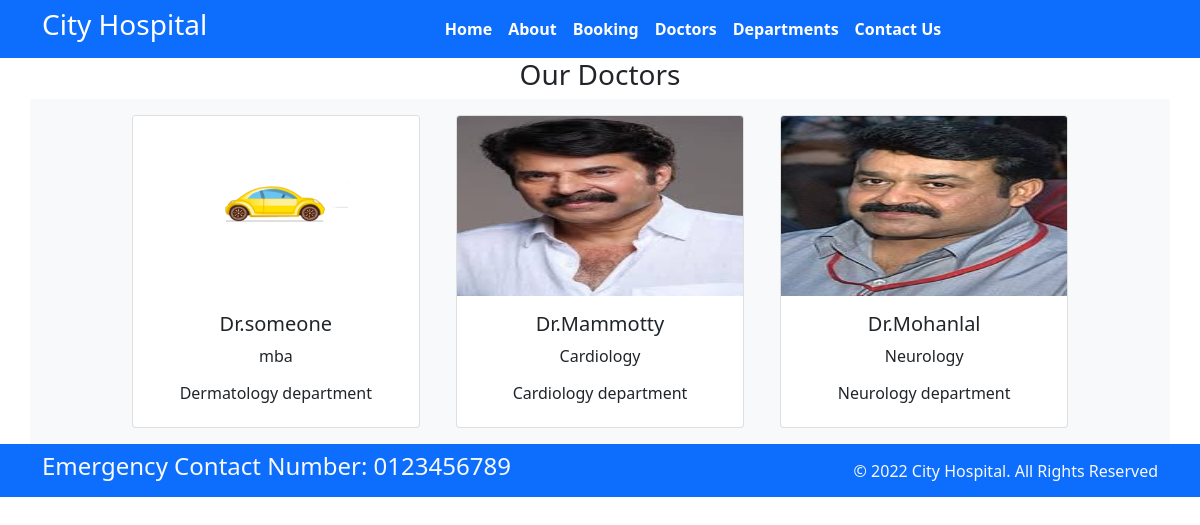
Screenshot of /docters with the database file from the repository.
### home/models.py (models this page shows, shortened)
class Doctors(models.Model):
    doc_name = models.CharField(max_length=255)
    dep_spec = models.CharField(max_length=255)
    dep_name = models.ForeignKey(Department,on_delete=models.CASCADE)
    doc_image = models.ImageField(upload_to="doctors")

class Department(models.Model):
    dep_name = models.CharField(max_length=100)
    dep_decription = models.TextField()
    def __str__(self):
        return self.dep_name

### home/views.py (the view)
# urls.py: path('docters',views.doctors,name="doctors"),
def doctors(request):
    dict_doc={
        "doct":Doctors.objects.all()
        }
    return render(request,"docters.html",dict_doc)

### templates/docters.html (shortened to what this page needs)
{% extends "base.html" %}
{% block content %}
<h3 class="text-center">Our Doctors</h3>
<div class="container text-center bg-light">
    {% for i in doct %}
    <div class="card mx-3 my-3" style="width: 18rem; display: inline-block;">
        <img src="{{i.doc_image.url}}" class="card-img-top" alt="..." style="height: 180px; width: 286px;">
        <div class="card-body">
            <h5 class="card-title">Dr.{{i.doc_name}}</h5>
            <p class="card-text">{{i.dep_spec}}</p>
            <h6>{{i.dep_name}} department</h6>
        </div>
    </div>
    {% endfor %}
</div>
{% endblock %}

### templates/base.html (shortened to what this page needs)
{% load static %}
<!DOCTYPE html>
<html>
  <head>
    <link rel="stylesheet"
      href=" https://cdn.jsdelivr.net/npm/bootstrap@5.1.3/dist/css/bootstrap.min.css ">
    <link rel="stylesheet"
      href="https://use.fontawesome.com/releases/v5.2.0/css/all.css">
    <link rel="stylesheet"
      href="{% static "/css/style.css" %}">
  </head>
  <body>
    <nav class="navbar bg-primary navbar-expand-md ">
      <div class="container">
        <div class="col-2 text-left pl-md-0">
          <h3 class="text-white"> City Hospital </h3>
        </div>
        <div
          class="collapse navbar-collapse justify-content-center col-md-8 navbar-collapse-3">
          <ul class="navbar-nav justify-content-center  fw-bold">
            <li class="nav-item active">
              <a class="nav-link text-white" href="{% url 'home'%}">Home </a>
            </li>
            <li class="nav-item">
              <a class="nav-link text-white" href="{% url 'about'%}">About</a>
            </li>
            <li class="nav-item">
              <a class="nav-link text-white" href="{% url 'booking'%}">Booking</a>
            </li>
            <li class="nav-item">
              <a class="nav-link text-white" href="{% url 'doctors'%}">Doctors</a>
            </li>
			 <li class="nav-item">
              <a class="nav-link text-white" href="{% url 'departments'%}">Departments</a>
            </li>
            <li class="nav-item">
              <a class="nav-link text-white" href="{% url 'contact'%}">Contact Us</a>
            </li>
          </ul>
        </div>
      </div>
    </nav>
    {%block content%}{%endblock%}
    <section class="">
      <footer class="pt-2 pb-2  bg-primary text-light">
        <div class="container">
          <div class="row align-items-center">
            <div class="col-12 col-md-8">
              <h4>Emergency Contact Number: 0123456789</h4>
            </div>
            <div class="col-12 col-md-4 mt-4 mt-md-0 text-center text-md-end">
              © 2022 City Hospital. All Rights Reserved
            </div>
          </div>
        </div>
      </footer>
    </section>
  </body>
</html>

### rows the page displays
Doctors: doc_image (picture), doc_name "someone", dep_spec "mba", dep_name "Dermatology"
Doctors: doc_image (picture), doc_name "Mammotty", dep_spec "Cardiology", dep_name "Cardiology"
Doctors: doc_image (picture), doc_name "Mohanlal", dep_spec "Neurology", dep_name "Neurology"
